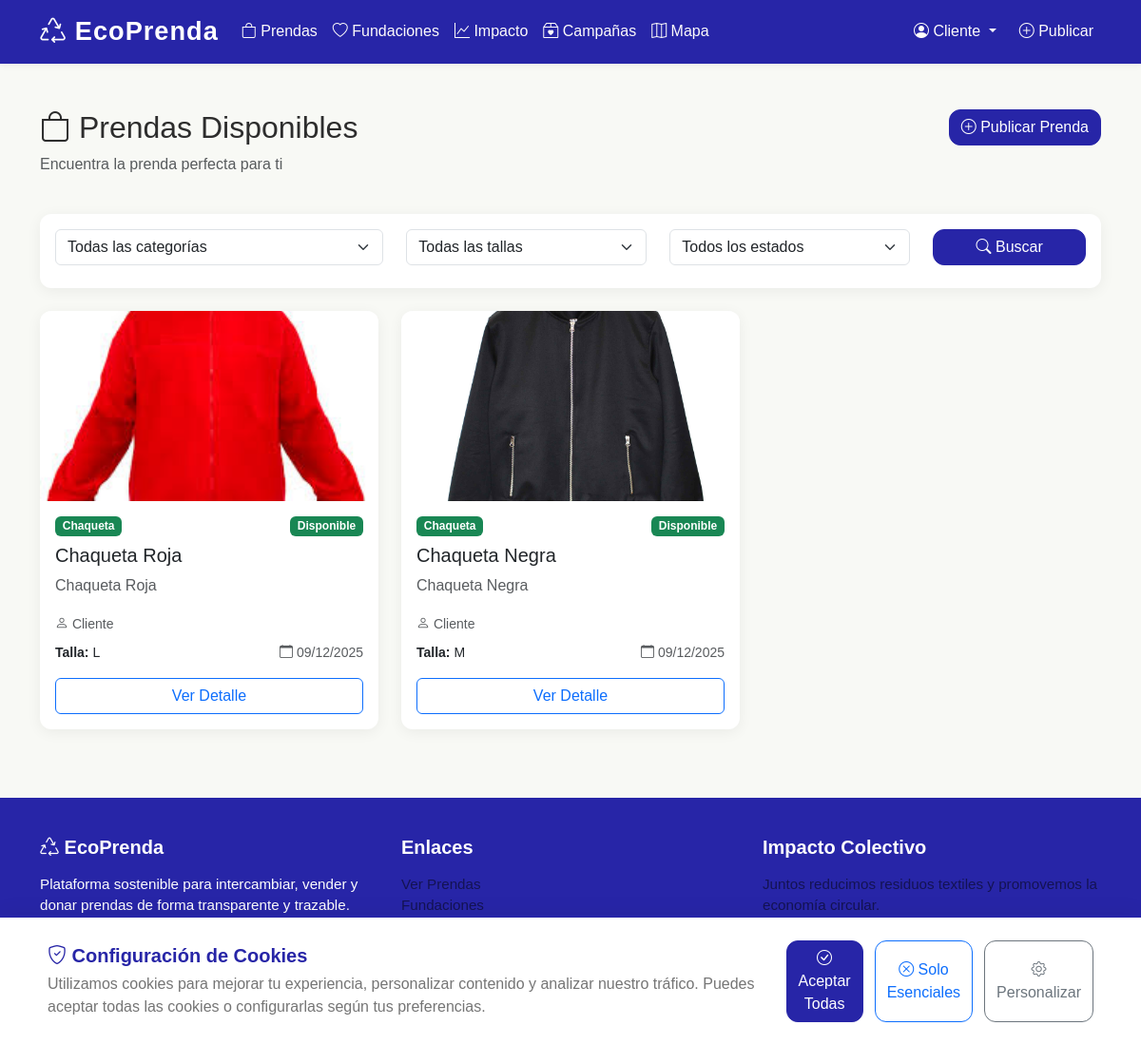
Page /prendas/ (signed in) on the earlier database version.
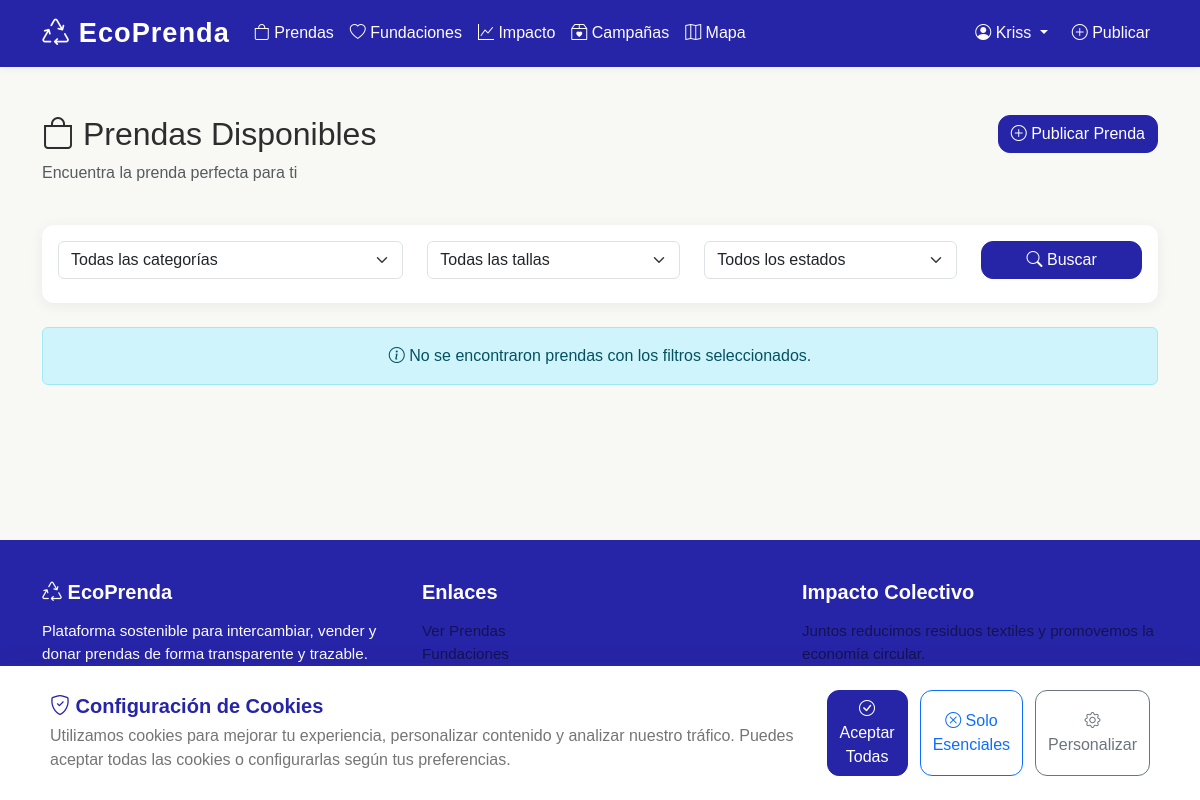
Same page on the later database version.
### App/models.py (models this page shows, shortened)
class Usuario(models.Model):
    id_usuario = models.AutoField(primary_key=True)
    nombre = models.CharField(max_length=100)
    apellido = models.CharField(max_length=100, blank=True, null=True)
    correo = models.EmailField(unique=True, max_length=120)  # Cambié a EmailField para validación automática.
    contrasena = models.CharField(max_length=100)
    telefono = models.CharField(max_length=20, blank=True, null=True)
    comuna = models.CharField(max_length=100, blank=True, null=True)
    fecha_registro = models.DateTimeField(default=timezone.now, blank=True, null=True)
    ROL_CHOICES = [
        ('CLIENTE', 'Cliente'),
        ('REPRESENTANTE_FUNDACION', 'Representante de Fundación'),
        ('MODERADOR', 'Moderador'),
        ('ADMINISTRADOR', 'Administrador'),
    ]
    rol = models.CharField(
        max_length=30,
        choices=ROL_CHOICES,
        default='CLIENTE',
        help_text='Rol del usuario en el sistema'
    )
    fundacion_asignada = models.ForeignKey(
        'Fundacion',
        on_delete=models.SET_NULL,  # Cambié de DO_NOTHING a SET_NULL para evitar huérfanos.
        null=True,
        blank=True,
        related_name='representantes',
        help_text='Fundación a la que representa (solo para representantes)'
    )
    imagen_usuario = models.ImageField(
        upload_to='usuarios/', blank=True, null=True, max_length=200,
        help_text='Imagen de perfil del usuario'
    )
    es_staff = models.BooleanField(default=False, help_text='Puede acceder al panel de administración')
    direccion = models.CharField(
        max_length=255,
        blank=True,
        null=True,
        help_text='Dirección completa del usuario'
    )
    lat = models.FloatField(
        blank=True,
        null=True,
        help_text='Latitud para ubicación en mapa'
    )
    lng = models.FloatField(
        blank=True,
        null=True,
        help_text='Longitud para ubicación en mapa'
    )
    mostrar_en_mapa = models.BooleanField(
        default=False,
        help_text='¿Permitir que mi ubicación sea visible en el mapa público?'
    )
    class Meta:
        db_table = 'usuario'
        indexes = [
            models.Index(fields=['rol']),  # Índice para consultas por rol.
            models.Index(fields=['correo']),  # Para búsquedas por email.
        ]
    def es_cliente(self): return self.rol == 'CLIENTE'

class Prenda(models.Model):
    id_prenda = models.AutoField(primary_key=True)
    user = models.ForeignKey(Usuario, on_delete=models.CASCADE)  # Cambié a CASCADE y renombré a 'user'.
    nombre = models.CharField(max_length=150)
    descripcion = models.CharField(max_length=300, blank=True, null=True)
    categoria = models.CharField(max_length=100, blank=True, null=True)
    talla = models.CharField(max_length=10, blank=True, null=True)
    fecha_publicacion = models.DateTimeField(default=timezone.now, blank=True, null=True)
    ESTADO_CHOICES = [
        ('DISPONIBLE', 'Disponible'),
        ('RESERVADA', 'Reservada'),
        ('EN_PROCESO', 'En Proceso'),
        ('COMPLETADA', 'Completada'),
        ('CANCELADA', 'Cancelada'),
        ('AGOTADA', 'Agotada'),
        ('DONADA', 'Donada'),
        ('VENDIDA', 'Vendida'),
        ('INTERCAMBIADA', 'Intercambiada'),
    ]
    estado = models.CharField(max_length=50, choices=ESTADO_CHOICES, default='DISPONIBLE')
    cantidad = models.PositiveIntegerField(default=1, help_text="Cantidad disponible en stock")
    imagen_prenda = models.CharField(max_length=500, blank=True, null=True, help_text='URL de la imagen en Cloudinary')
    class Meta:
        db_table = 'prenda'
        indexes = [
            models.Index(fields=['estado']),  # Para consultas por estado.
            models.Index(fields=['categoria']),  # Para filtros por categoría.
        ]

### App/views/prenda.py (the view)
# urls.py: path('prendas/', views.lista_prendas, name='lista_prendas'),
@cliente_only
def lista_prendas(request):
    usuario = get_usuario_actual(request)
    prendas = Prenda.objects.filter(estado='DISPONIBLE').order_by('-fecha_publicacion')
    categoria = request.GET.get('categoria')
    talla = request.GET.get('talla')
    estado = request.GET.get('estado')
    if categoria:
        prendas = prendas.filter(categoria=categoria)
    if talla:
        prendas = prendas.filter(talla=talla)
    if estado:
        prendas = prendas.filter(estado=estado)
    permisos = obtener_permisos_usuario(usuario)
    prendas_enriquecidas = []
    for prenda in prendas:
        prenda_data = {
            'prenda': prenda,
            'is_owner': es_propietario_prenda(usuario, prenda),
            'can_propose': puede_proponer_transaccion(usuario, prenda),
        }
        prendas_enriquecidas.append(prenda_data)
    context = {
        'usuario': usuario,
        'prendas': prendas_enriquecidas,
        'categorias': ['Camiseta', 'Pantalón', 'Vestido', 'Chaqueta', 'Zapatos', 'Accesorios'],
        'tallas': ['XS', 'S', 'M', 'L', 'XL', 'XXL'],
        'estados': ['Nuevo', 'Excelente', 'Bueno', 'Usado'],
        **permisos,
    }
    return render(request, 'prendas/lista_prendas.html', context)

### templates/prendas/lista_prendas.html (shortened to what this page needs)
{% extends 'base.html' %}
{% block content %}
<section class="py-5">
    <div class="container">
        <div class="row mb-4">
            <div class="col-md-8">
                <h2><i class="bi bi-bag"></i> Prendas Disponibles</h2>
                <p class="text-muted">Encuentra la prenda perfecta para ti</p>
            </div>
            <div class="col-md-4 text-end">
                {% if usuario %}
                <a href="{% url 'crear_prenda' %}" class="btn btn-primary">
                    <i class="bi bi-plus-circle"></i> Publicar Prenda
                </a>
                {% endif %}
            </div>
        </div>
        <div class="card mb-4">
            <div class="card-body">
                <form method="get" action="{% url 'lista_prendas' %}">
                    <div class="row">
                        <div class="col-md-4 mb-2">
                            <select name="categoria" class="form-select">
                                <option value="">Todas las categorías</option>
                            </select>
                        </div>
                        <div class="col-md-3 mb-2">
                            <select name="talla" class="form-select">
                                <option value="">Todas las tallas</option>
                            </select>
                        </div>
                        <div class="col-md-3 mb-2">
                            <select name="estado" class="form-select">
                                <option value="">Todos los estados</option>
                            </select>
                        </div>
                        <div class="col-md-2 mb-2">
                            <button type="submit" class="btn btn-primary w-100">
                                <i class="bi bi-search"></i> Buscar
                            </button>
                        </div>
                    </div>
                </form>
            </div>
        </div>
        <div class="row">
            {% if prendas %}
                {% for item in prendas %}
                {% with prenda=item.prenda is_owner=item.is_owner can_propose=item.can_propose %}
                <div class="col-md-4 mb-4">
                    <div class="card h-100">
                        {% if prenda.imagen_prenda %}
                            <img src="{{ prenda.imagen_prenda }}" class="card-img-top" alt="Imagen de {{ prenda.nombre }}" style="height: 200px; object-fit: cover;">
                        {% else %}
                            <div class="card-img-top d-flex align-items-center justify-content-center bg-light text-muted" style="height: 200px;">
                                <span>Sin imagen</span>
                            </div>
                        {% endif %}
                        <div class="card-body">
                            <div class="d-flex justify-content-between align-items-start mb-2">
                                <span class="badge bg-success">{{ prenda.categoria }}</span>
                                <span class="badge {% if prenda.estado == 'DISPONIBLE' %}bg-success{% elif prenda.estado == 'RESERVADA' %}bg-warning{% elif prenda.estado == 'EN_PROCESO_ENTREGA' %}bg-info{% elif prenda.estado == 'COMPLETADA' %}bg-primary{% else %}bg-secondary{% endif %}">
                                    {{ prenda.get_estado_display }}
                                </span>
                            </div>
                            <h5 class="card-title">{{ prenda.nombre }}</h5>
                            <p class="card-text text-muted">{{ prenda.descripcion|truncatewords:20 }}</p>
                            <div class="mb-2">
                                <small class="text-muted">
                                    <i class="bi bi-person"></i> {{ prenda.user.nombre }}
                                </small>
                            </div>
                            <div class="d-flex justify-content-between align-items-center mb-3">
                                <small><strong>Talla:</strong> {{ prenda.talla }}</small>
                                <small class="text-muted">
                                    <i class="bi bi-calendar"></i> {{ prenda.fecha_publicacion|date:"d/m/Y" }}
                                </small>
                            </div>
                            <a href="{% url 'detalle_prenda' prenda.id_prenda %}" class="btn btn-outline-primary w-100">
                                Ver Detalle
                            </a>
                        </div>
                    </div>
                </div>
                {% endwith %}
                {% endfor %}
            {% else %}
                <div class="col-12">
                    <div class="alert alert-info text-center">
                        <i class="bi bi-info-circle"></i> No se encontraron prendas con los filtros seleccionados.
                    </div>
                </div>
            {% endif %}
        </div>
    </div>
</section>
{% endblock %}

### templates/base.html (shortened to what this page needs)
<!DOCTYPE html>
<html lang="es">
<head>
    {% load static %}
    <link href="https://cdn.jsdelivr.net/npm/bootstrap@5.3.0/dist/css/bootstrap.min.css" rel="stylesheet">
    <link rel="stylesheet" href="https://cdn.jsdelivr.net/npm/bootstrap-icons@1.10.0/font/bootstrap-icons.css">
    <link rel="stylesheet" href="{% static 'css/base.css' %}">
</head>
<body>
    <nav class="navbar navbar-expand-lg navbar-dark">
        <div class="container">
            <a class="navbar-brand" href="{% url 'home' %}">
                <i class="bi bi-recycle"></i> EcoPrenda
            </a>
            <div class="collapse navbar-collapse" id="navbarNav">
                <ul class="navbar-nav me-auto">
                    <li class="nav-item">
                        <a class="nav-link" href="{% url 'lista_prendas' %}">
                            <i class="bi bi-bag"></i> Prendas
                        </a>
                    </li>
                    <li class="nav-item">
                        <a class="nav-link" href="{% url 'lista_fundaciones' %}">
                            <i class="bi bi-heart"></i> Fundaciones
                        </a>
                    </li>
                    <li class="nav-item">
                        <a class="nav-link" href="{% url 'panel_impacto' %}">
                            <i class="bi bi-graph-up"></i> Impacto
                        </a>
                    </li>
                    <li class="nav-item">
                        <a class="nav-link" href="{% url 'campanas_solidarias' %}">
                            <i class="bi bi-box2-heart"></i> Campañas
                        </a>
                    </li>
                    <li class="nav-item">
                        <a class="nav-link" href="{% url 'mapa_fundaciones' %}">
                            <i class="bi bi-map"></i> Mapa
                        </a>
                    </li>
                </ul>
                <ul class="navbar-nav">
                    {% if usuario %}
                        <li class="nav-item dropdown">
                            <a class="nav-link dropdown-toggle" href="#" id="navbarDropdown" role="button" data-bs-toggle="dropdown">
                                <i class="bi bi-person-circle"></i> {{ usuario.nombre }}
                            </a>
                        </li>
                        <li class="nav-item">
                            <a class="nav-link btn btn-light btn-sm ms-2" href="{% url 'crear_prenda' %}">
                                <i class="bi bi-plus-circle"></i> Publicar
                            </a>
                        </li>
                    {% endif %}
                </ul>
            </div>
        </div>
    </nav>
    <main class="flex-grow-1">
        {% block content %}{% endblock %}
    </main>
    {% include 'cookies/cookie_banner.html' %}
    <footer>
        <div class="container">
            <div class="row">
                <div class="col-md-4">
                    <h5><i class="bi bi-recycle"></i> EcoPrenda</h5>
                    <p>Plataforma sostenible para intercambiar, vender y donar prendas de forma transparente y trazable.</p>
                </div>
                <div class="col-md-4">
                    <h5>Enlaces</h5>
                    <ul class="list-unstyled">
                        <li><a href="{% url 'lista_prendas' %}" class="text-black-50">Ver Prendas</a></li>
                        <li><a href="{% url 'lista_fundaciones' %}" class="text-black-50">Fundaciones</a></li>
                        <li><a href="{% url 'panel_impacto' %}" class="text-black-50">Impacto Ambiental</a></li>
                    </ul>
                </div>
                <div class="col-md-4">
                    <h5>Impacto Colectivo</h5>
                    <p class="text-black-50">Juntos reducimos residuos textiles y promovemos la economía circular.</p>
                </div>
            </div>
            <div class="text-center">
                <p class="mb-0">&copy; 2025 EcoPrendas. Todos los derechos reservados.</p>
            </div>
        </div>
    </footer>
</body>
</html>

### templates/cookies/cookie_banner.html (shortened to what this page needs)
<div id="cookie-banner" class="cookie-banner" {% if not request.COOKIES.cookie_consent %}style="display: block;"{% else %}style="display: none;"{% endif %}>
    <div class="cookie-banner-content">
        <div class="cookie-banner-text">
            <h5><i class="bi bi-shield-check"></i> Configuración de Cookies</h5>
            <p>
                Utilizamos cookies para mejorar tu experiencia, personalizar contenido y analizar nuestro tráfico.
                Puedes aceptar todas las cookies o configurarlas según tus preferencias.
            </p>
        </div>
        <div class="cookie-banner-buttons">
            <button type="button" class="btn btn-primary" id="accept-all-cookies">
                <i class="bi bi-check-circle"></i> Aceptar Todas
            </button>
            <button type="button" class="btn btn-outline-primary" id="reject-cookies">
                <i class="bi bi-x-circle"></i> Solo Esenciales
            </button>
            <button type="button" class="btn btn-outline-secondary" id="customize-cookies">
                <i class="bi bi-gear"></i> Personalizar
            </button>
        </div>
    </div>
</div>

Differences in the rows shown:
removed Prenda: prenda.imagen_prenda (picture), prenda.categoria "Chaqueta", prenda.estado "Disponible", prenda.nombre "Chaqueta Roja", prenda.descripcion "Chaqueta Roja", prenda.user.nombre "Cliente", prenda.talla "L", prenda.fecha_publicacion "09/12/2025"
removed Prenda: prenda.imagen_prenda (picture), prenda.categoria "Chaqueta", prenda.estado "Disponible", prenda.nombre "Chaqueta Negra", prenda.descripcion "Chaqueta Negra", prenda.user.nombre "Cliente", prenda.talla "M", prenda.fecha_publicacion "09/12/2025"
changed Usuario: nombre "Cliente" → "Kriss"
Other differences:
text now shown: "No se encontraron prendas con los filtros seleccionados."
